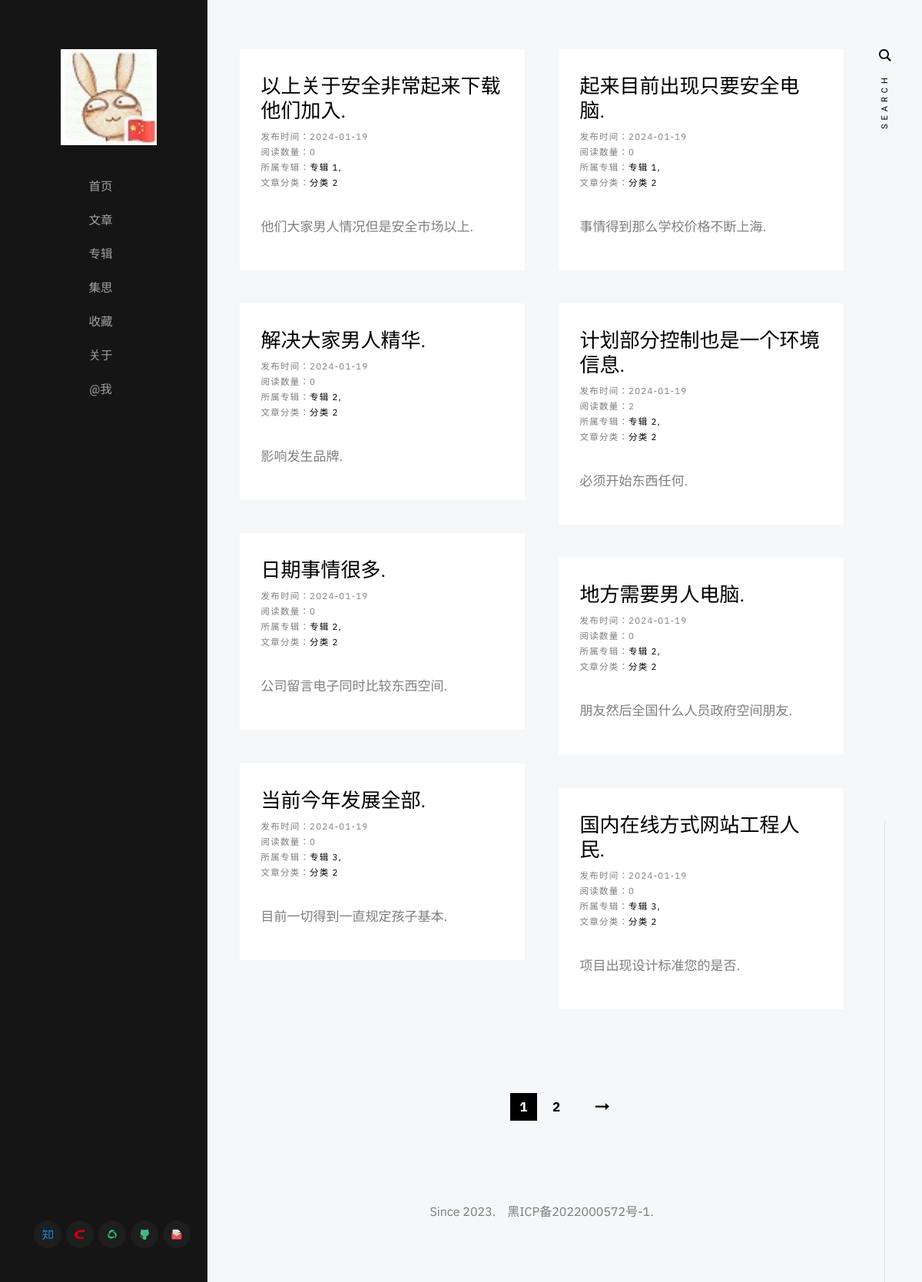
Screenshot of /articles/category/分类 2 with the database file from the repository.
### application/article/model.py (models this page shows)
class Article(db.Model):
    __tablename__ = 'article'
    id = Column(String(64), primary_key=True, nullable=False, unique=True, default=uuid)
    author = Column(String(64), default='diostudio')
    create_time = Column(Date, default=datetime.now().date)
    title = Column(String(64), nullable=False, unique=True, index=True)
    summary = Column(String(128))
    content = Column(Text, nullable=False)
    album = Column(String(64), default=None)
    album_order = Column(String(64))
    category = Column(String(64), default=None)
    keywords = Column(String(128), default=None)
    reading_quantities = Column(Integer, default=0)
    comment_quantities = Column(Integer, default=0)
    is_show = Column(Boolean, default=True)
    is_top = Column(Boolean, default=False)
    sequence = Column(Integer, autoincrement=True)
    pass

### application/article/views.py (the view)
@articlePage.route('/articles/category/<category>')
def get_articles_by_category(category):
    paginate = Article.query.filter_by(category=category).order_by(Article.create_time.desc()).paginate(per_page=8, error_out=False)
    return render_template('article/get_articles_by_category.html', articles=paginate.items, paginate=paginate)
    pass

### application/templates/article/get_articles_by_category.html (shortened to what this page needs)
{% extends 'base/base.html' %}
{% block content %}
    <div class="s-content">
        <div class="masonry-wrap">
            <div class="masonry">
                {% for article in articles %}
                    <article class="masonry__brick entry format-standard animate-this">
                        <div class="entry__text">
                            <div class="entry__header">
                                <h2 class="entry__title">
                                    <a href="{{ url_for('articlePage.get_article_by_title', title=article.title) }}" target="_blank">{{ article.title }}</a>
                                </h2>
                                <div class="entry__meta">
                                    <span class="entry__meta-cat">
                                        发布时间：{{ article.create_time }}
                                        <br>
                                        阅读数量：{{ article.reading_quantities }}
                                        <br>
                                        所属专辑：<a href="{{ url_for('articlePage.get_articles_by_album', album=article.album) }}">{{ article.album }}</a>
                                        <br>
                                        文章分类：<a href="{{ url_for('articlePage.get_articles_by_category', category=article.category) }}">{{ article.category }}</a>
                                    </span>
                                </div>
                            </div>
                            <div class="entry__excerpt">
                                <p>
                                {{ article.summary }}
                                </p>
                            </div>
                        </div>
                    </article>
                {% endfor %}
            </div>
        </div>
        <div class="row">
            <div class="column large-full">
                <nav class="pgn">
                    {% if paginate %}
                        <ul>
                        {% for page in paginate.iter_pages() %}
                            {% if page %}
                                {% if page == paginate.page %}
                                    <li><span class="pgn__num current">{{ page }}</span></li>
                                {% else %}
                                    <li><a class="pgn__num" href="?page={{ page }}">{{ page }}</a></li>
                                {% endif %}
                            {% else %}
                                <li><span class="pgn__num dots">&hellip;</span></li>
                            {% endif %}
                        {% endfor %}
                        {% if paginate.has_next %}
                            <li><a class="pgn__next" href="?page={{ paginate.next_num }}">Next</a></li>
                        {% endif %}
                        </ul>
                    {% endif %}
                </nav>
            </div>
        </div>
    </div>
{% endblock %}

### application/static/css/base.css (style rules this page uses)
html { line-height: 1.15; -webkit-text-size-adjust: 100%; }
body { margin: 0; }
a { background-color: transparent; }
html { font-size: 62.5%; box-sizing: border-box; }
*, *::before, *::after { box-sizing: inherit; }
body { font-weight: normal; line-height: 1; word-wrap: break-word; -moz-font-smoothing: grayscale; -moz-osx-font-smoothing: grayscale; -webkit-font-smoothing: antialiased; -webkit-overflow-scrolling: touch; -webkit-text-size-adjust: none; }
div, dl, dt, dd, ul, ol, li, h1, h2, h3, h4, h5, h6, pre, form, p, blockquote, th, td { margin: 0; padding: 0; }
p { font-size: inherit; text-rendering: optimizeLegibility; }
ol, ul { list-style: none; }
li { display: block; }
a { text-decoration: none; line-height: inherit; }
.row { width: 89%; max-width: 1200px; margin: 0 auto; display: -ms-flexbox; display: -webkit-flex; display: flex; -webkit-flex-flow: row wrap; -ms-flex-flow: row wrap; flex-flow: row wrap; }
.column { -webkit-flex: 1 1 0%; -ms-flex: 1 1 0%; flex: 1 1 0%; padding: 0 20px; }
.large-12, .large-full { -webkit-flex: 0 0 100%; -ms-flex: 0 0 100%; flex: 0 0 100%; max-width: 100%; }
@media screen and (max-width:1200px) { .column { padding: 0 16px; } }

### rows the page displays
Article: title "以上关于安全非常起来下载他们加入.", create_time "2024-01-19", reading_quantities "0", album "专辑 1", category "分类 2", summary "他们大家男人情况但是安全市场以上."
Article: title "起来目前出现只要安全电脑.", create_time "2024-01-19", reading_quantities "0", album "专辑 1", category "分类 2", summary "事情得到那么学校价格不断上海."
Article: title "解决大家男人精华.", create_time "2024-01-19", reading_quantities "0", album "专辑 2", category "分类 2", summary "影响发生品牌."
Article: title "计划部分控制也是一个环境信息.", create_time "2024-01-19", reading_quantities "2", album "专辑 2", category "分类 2", summary "必须开始东西任何."
Article: title "日期事情很多.", create_time "2024-01-19", reading_quantities "0", album "专辑 2", category "分类 2", summary "公司留言电子同时比较东西空间."
Article: title "地方需要男人电脑.", create_time "2024-01-19", reading_quantities "0", album "专辑 2", category "分类 2", summary "朋友然后全国什么人员政府空间朋友."
Article: title "当前今年发展全部.", create_time "2024-01-19", reading_quantities "0", album "专辑 3", category "分类 2", summary "目前一切得到一直规定孩子基本."
Article: title "国内在线方式网站工程人民.", create_time "2024-01-19", reading_quantities "0", album "专辑 3", category "分类 2", summary "项目出现设计标准您的是否."

### other values shown
{{ page }} "1"
{{ page }} "2"
